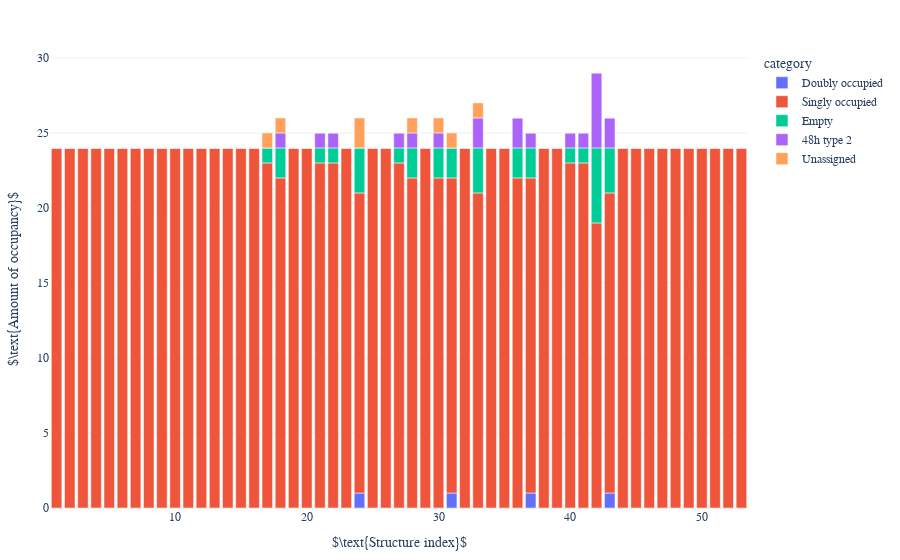
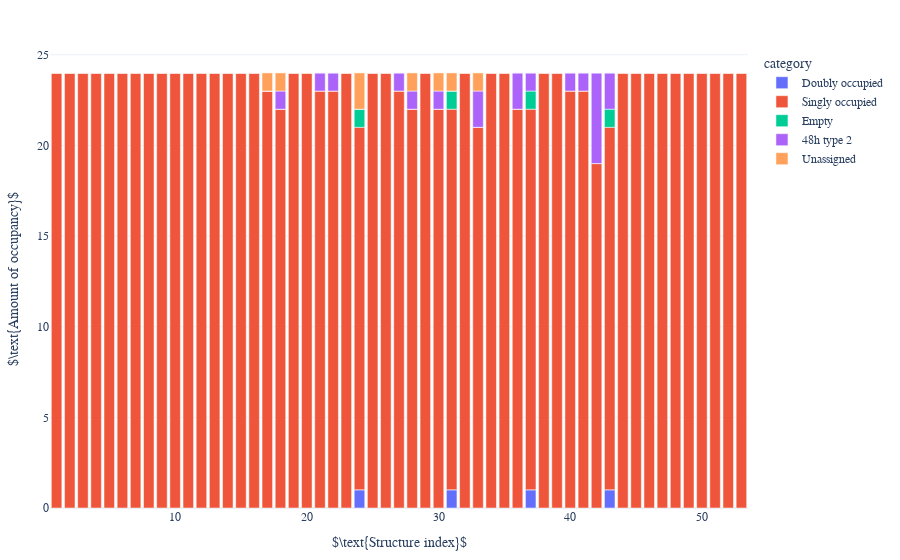
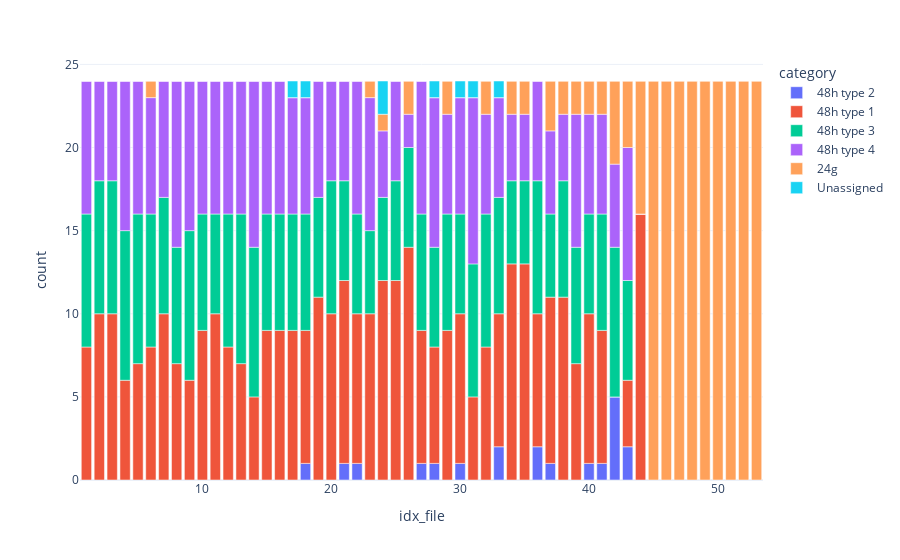
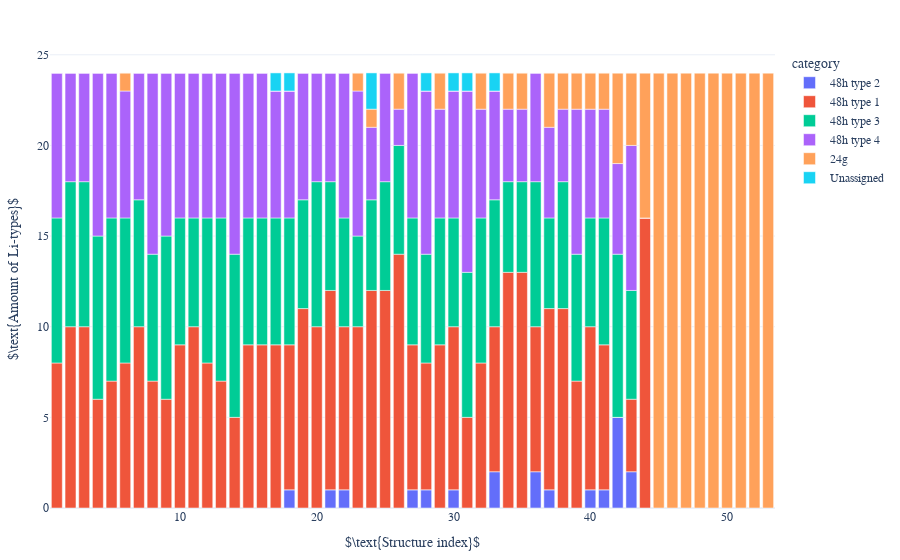

The notebook cell these images were saved under, in order:
### Code cell
if proceed_NEB == "True":
    pass
else:
    dataframe = df_mapping_metainfo_sorted
    sorted = "True"

    move_by_occupancy.get_occupancy(dataframe, coor_ref_structure_48n24_expanded, tuple_cage_metainfo, el = "Li")
    df_occupancy_strict_sorted = movement.plot_occupancy(dataframe, sorted, direc_restructure_destination, litype, activate_shiftby1_idxfile=True, strict_count=True)
    df_occupancy_sorted = movement.plot_occupancy(dataframe, sorted, direc_restructure_destination, litype, activate_shiftby1_idxfile=True, strict_count=False)

    move_by_tuple_cage.get_complete_closest_tuple_cage(dataframe, tuple_cage_metainfo, coor_48htype2_metainfo)
    # weighing_movement(df_mapping_metainfo, litype)
    # df_weighted = tuple_cage.get_df_movement(df_mapping_metainfo, to_plot = 'weight')
    # # Plot.Movement.Distance.plot_distance(df_weighted, max_mapping_radius, Li_idxs="all")
    # Plot.Movement.Distance.plot_distance(df_weighted, max_mapping_radius, activate_shifting_x = False, activate_diameter_line=False, Li_idxs='all')

    labelling.get_amount_type(dataframe, litype, el = "Li")
    df_amount_type_sorted = mapping_labelling.get_df_amount_type(dataframe, litype, el = "Li")
    mapping_labelling.plot_amount_type(df_amount_type_sorted, sorted, direc_restructure_destination, litype, activate_shiftby1_idxfile=True, style = "bar")
    print(df_amount_type_sorted.sum())

### Figure 1 — Plotly figure (JSON) as saved in the notebook; plotly's stock layout.template omitted (floating-point values rounded to 4 significant figures)
{"data": [{"alignmentgroup": "True", "hovertemplate": "category=Doubly occupied<br>idx_file=%{x}<br>count=%{y}<extra></extra>", "legendgroup": "Doubly occupied", "marker": {"color": "#636efa", "pattern": {"shape": ""}}, "name": "Doubly occupied", "offsetgroup": "Doubly occupied", "orientation": "v", "showlegend": true, "textposition": "auto", "type": "bar", "x": [1, 2, 3, 4, 5, 6, 7, 8, 9, 10, 11, 12, 13, 14, 15, 16, 17, 18, 19, 20, 21, 22, 23, 24, 25, 26, 27, 28, 29, 30, 31, 32, 33, 34, 35, 36, 37, 38, 39, 40, 41, 42, 43, 44, 45, 46, 47, 48, 49, 50, 51, 52, 53], "xaxis": "x", "y": [0, 0, 0, 0, 0, 0, 0, 0, 0, 0, 0, 0, 0, 0, 0, 0, 0, 0, 0, 0, 0, 0, 0, 1, 0, 0, 0, 0, 0, 0, 1, 0, 0, 0, 0, 0, 1, 0, 0, 0, 0, 0, 1, 0, 0, 0, 0, 0, 0, 0, 0, 0, 0], "yaxis": "y"}, {"alignmentgroup": "True", "hovertemplate": "category=Singly occupied<br>idx_file=%{x}<br>count=%{y}<extra></extra>", "legendgroup": "Singly occupied", "marker": {"color": "#EF553B", "pattern": {"shape": ""}}, "name": "Singly occupied", "offsetgroup": "Singly occupied", "orientation": "v", "showlegend": true, "textposition": "auto", "type": "bar", "x": [1, 2, 3, 4, 5, 6, 7, 8, 9, 10, 11, 12, 13, 14, 15, 16, 17, 18, 19, 20, 21, 22, 23, 24, 25, 26, 27, 28, 29, 30, 31, 32, 33, 34, 35, 36, 37, 38, 39, 40, 41, 42, 43, 44, 45, 46, 47, 48, 49, 50, 51, 52, 53], "xaxis": "x", "y": [24, 24, 24, 24, 24, 24, 24, 24, 24, 24, 24, 24, 24, 24, 24, 24, 23, 22, 24, 24, 23, 23, 24, 20, 24, 24, 23, 22, 24, 22, 21, 24, 21, 24, 24, 22, 21, 24, 24, 23, 23, 19, 20, 24, 24, 24, 24, 24, 24, 24, 24, 24, 24], "yaxis": "y"}, {"alignmentgroup": "True", "hovertemplate": "category=Empty<br>idx_file=%{x}<br>count=%{y}<extra></extra>", "legendgroup": "Empty", "marker": {"color": "#00cc96", "pattern": {"shape": ""}}, "name": "Empty", "offsetgroup": "Empty", "orientation": "v", "showlegend": true, "textposition": "auto", "type": "bar", "x": [1, 2, 3, 4, 5, 6, 7, 8, 9, 10, 11, 12, 13, 14, 15, 16, 17, 18, 19, 20, 21, 22, 23, 24, 25, 26, 27, 28, 29, 30, 31, 32, 33, 34, 35, 36, 37, 38, 39, 40, 41, 42, 43, 44, 45, 46, 47, 48, 49, 50, 51, 52, 53], "xaxis": "x", "y": [0, 0, 0, 0, 0, 0, 0, 0, 0, 0, 0, 0, 0, 0, 0, 0, 1, 2, 0, 0, 1, 1, 0, 3, 0, 0, 1, 2, 0, 2, 2, 0, 3, 0, 0, 2, 2, 0, 0, 1, 1, 5, 3, 0, 0, 0, 0, 0, 0, 0, 0, 0, 0], "yaxis": "y"}, {"alignmentgroup": "True", "hovertemplate": "category=48h type 2<br>idx_file=%{x}<br>count=%{y}<extra></extra>", "legendgroup": "48h type 2", "marker": {"color": "#ab63fa", "pattern": {"shape": ""}}, "name": "48h type 2", "offsetgroup": "48h type 2", "orientation": "v", "showlegend": true, "textposition": "auto", "type": "bar", "x": [1, 2, 3, 4, 5, 6, 7, 8, 9, 10, 11, 12, 13, 14, 15, 16, 17, 18, 19, 20, 21, 22, 23, 24, 25, 26, 27, 28, 29, 30, 31, 32, 33, 34, 35, 36, 37, 38, 39, 40, 41, 42, 43, 44, 45, 46, 47, 48, 49, 50, 51, 52, 53], "xaxis": "x", "y": [0, 0, 0, 0, 0, 0, 0, 0, 0, 0, 0, 0, 0, 0, 0, 0, 0, 1, 0, 0, 1, 1, 0, 0, 0, 0, 1, 1, 0, 1, 0, 0, 2, 0, 0, 2, 1, 0, 0, 1, 1, 5, 2, 0, 0, 0, 0, 0, 0, 0, 0, 0, 0], "yaxis": "y"}, {"alignmentgroup": "True", "hovertemplate": "category=Unassigned<br>idx_file=%{x}<br>count=%{y}<extra></extra>", "legendgroup": "Unassigned", "marker": {"color": "#FFA15A", "pattern": {"shape": ""}}, "name": "Unassigned", "offsetgroup": "Unassigned", "orientation": "v", "showlegend": true, "textposition": "auto", "type": "bar", "x": [1, 2, 3, 4, 5, 6, 7, 8, 9, 10, 11, 12, 13, 14, 15, 16, 17, 18, 19, 20, 21, 22, 23, 24, 25, 26, 27, 28, 29, 30, 31, 32, 33, 34, 35, 36, 37, 38, 39, 40, 41, 42, 43, 44, 45, 46, 47, 48, 49, 50, 51, 52, 53], "xaxis": "x", "y": [0, 0, 0, 0, 0, 0, 0, 0, 0, 0, 0, 0, 0, 0, 0, 0, 1, 1, 0, 0, 0, 0, 0, 2, 0, 0, 0, 1, 0, 1, 1, 0, 1, 0, 0, 0, 0, 0, 0, 0, 0, 0, 0, 0, 0, 0, 0, 0, 0, 0, 0, 0, 0], "yaxis": "y"}], "layout": {"barmode": "relative", "font": {"family": "serif", "size": 12}, "legend": {"title": {"text": "category"}, "tracegroupgap": 0}, "margin": {"b": 50, "l": 20, "r": 20, "t": 50}, "xaxis": {"anchor": "y", "domain": [0, 1], "title": {"text": "$\\text{Structure index}$"}}, "yaxis": {"anchor": "x", "domain": [0, 1], "title": {"text": "$\\text{Amount of occupancy}$"}}}}

### Figure 2 — Plotly figure (JSON) as saved in the notebook; plotly's stock layout.template omitted (floating-point values rounded to 4 significant figures)
{"data": [{"alignmentgroup": "True", "hovertemplate": "category=Doubly occupied<br>idx_file=%{x}<br>count=%{y}<extra></extra>", "legendgroup": "Doubly occupied", "marker": {"color": "#636efa", "pattern": {"shape": ""}}, "name": "Doubly occupied", "offsetgroup": "Doubly occupied", "orientation": "v", "showlegend": true, "textposition": "auto", "type": "bar", "x": [1, 2, 3, 4, 5, 6, 7, 8, 9, 10, 11, 12, 13, 14, 15, 16, 17, 18, 19, 20, 21, 22, 23, 24, 25, 26, 27, 28, 29, 30, 31, 32, 33, 34, 35, 36, 37, 38, 39, 40, 41, 42, 43, 44, 45, 46, 47, 48, 49, 50, 51, 52, 53], "xaxis": "x", "y": [0, 0, 0, 0, 0, 0, 0, 0, 0, 0, 0, 0, 0, 0, 0, 0, 0, 0, 0, 0, 0, 0, 0, 1, 0, 0, 0, 0, 0, 0, 1, 0, 0, 0, 0, 0, 1, 0, 0, 0, 0, 0, 1, 0, 0, 0, 0, 0, 0, 0, 0, 0, 0], "yaxis": "y"}, {"alignmentgroup": "True", "hovertemplate": "category=Singly occupied<br>idx_file=%{x}<br>count=%{y}<extra></extra>", "legendgroup": "Singly occupied", "marker": {"color": "#EF553B", "pattern": {"shape": ""}}, "name": "Singly occupied", "offsetgroup": "Singly occupied", "orientation": "v", "showlegend": true, "textposition": "auto", "type": "bar", "x": [1, 2, 3, 4, 5, 6, 7, 8, 9, 10, 11, 12, 13, 14, 15, 16, 17, 18, 19, 20, 21, 22, 23, 24, 25, 26, 27, 28, 29, 30, 31, 32, 33, 34, 35, 36, 37, 38, 39, 40, 41, 42, 43, 44, 45, 46, 47, 48, 49, 50, 51, 52, 53], "xaxis": "x", "y": [24, 24, 24, 24, 24, 24, 24, 24, 24, 24, 24, 24, 24, 24, 24, 24, 23, 22, 24, 24, 23, 23, 24, 20, 24, 24, 23, 22, 24, 22, 21, 24, 21, 24, 24, 22, 21, 24, 24, 23, 23, 19, 20, 24, 24, 24, 24, 24, 24, 24, 24, 24, 24], "yaxis": "y"}, {"alignmentgroup": "True", "hovertemplate": "category=Empty<br>idx_file=%{x}<br>count=%{y}<extra></extra>", "legendgroup": "Empty", "marker": {"color": "#00cc96", "pattern": {"shape": ""}}, "name": "Empty", "offsetgroup": "Empty", "orientation": "v", "showlegend": true, "textposition": "auto", "type": "bar", "x": [1, 2, 3, 4, 5, 6, 7, 8, 9, 10, 11, 12, 13, 14, 15, 16, 17, 18, 19, 20, 21, 22, 23, 24, 25, 26, 27, 28, 29, 30, 31, 32, 33, 34, 35, 36, 37, 38, 39, 40, 41, 42, 43, 44, 45, 46, 47, 48, 49, 50, 51, 52, 53], "xaxis": "x", "y": [0, 0, 0, 0, 0, 0, 0, 0, 0, 0, 0, 0, 0, 0, 0, 0, 0, 0, 0, 0, 0, 0, 0, 1, 0, 0, 0, 0, 0, 0, 1, 0, 0, 0, 0, 0, 1, 0, 0, 0, 0, 0, 1, 0, 0, 0, 0, 0, 0, 0, 0, 0, 0], "yaxis": "y"}, {"alignmentgroup": "True", "hovertemplate": "category=48h type 2<br>idx_file=%{x}<br>count=%{y}<extra></extra>", "legendgroup": "48h type 2", "marker": {"color": "#ab63fa", "pattern": {"shape": ""}}, "name": "48h type 2", "offsetgroup": "48h type 2", "orientation": "v", "showlegend": true, "textposition": "auto", "type": "bar", "x": [1, 2, 3, 4, 5, 6, 7, 8, 9, 10, 11, 12, 13, 14, 15, 16, 17, 18, 19, 20, 21, 22, 23, 24, 25, 26, 27, 28, 29, 30, 31, 32, 33, 34, 35, 36, 37, 38, 39, 40, 41, 42, 43, 44, 45, 46, 47, 48, 49, 50, 51, 52, 53], "xaxis": "x", "y": [0, 0, 0, 0, 0, 0, 0, 0, 0, 0, 0, 0, 0, 0, 0, 0, 0, 1, 0, 0, 1, 1, 0, 0, 0, 0, 1, 1, 0, 1, 0, 0, 2, 0, 0, 2, 1, 0, 0, 1, 1, 5, 2, 0, 0, 0, 0, 0, 0, 0, 0, 0, 0], "yaxis": "y"}, {"alignmentgroup": "True", "hovertemplate": "category=Unassigned<br>idx_file=%{x}<br>count=%{y}<extra></extra>", "legendgroup": "Unassigned", "marker": {"color": "#FFA15A", "pattern": {"shape": ""}}, "name": "Unassigned", "offsetgroup": "Unassigned", "orientation": "v", "showlegend": true, "textposition": "auto", "type": "bar", "x": [1, 2, 3, 4, 5, 6, 7, 8, 9, 10, 11, 12, 13, 14, 15, 16, 17, 18, 19, 20, 21, 22, 23, 24, 25, 26, 27, 28, 29, 30, 31, 32, 33, 34, 35, 36, 37, 38, 39, 40, 41, 42, 43, 44, 45, 46, 47, 48, 49, 50, 51, 52, 53], "xaxis": "x", "y": [0, 0, 0, 0, 0, 0, 0, 0, 0, 0, 0, 0, 0, 0, 0, 0, 1, 1, 0, 0, 0, 0, 0, 2, 0, 0, 0, 1, 0, 1, 1, 0, 1, 0, 0, 0, 0, 0, 0, 0, 0, 0, 0, 0, 0, 0, 0, 0, 0, 0, 0, 0, 0], "yaxis": "y"}], "layout": {"barmode": "relative", "font": {"family": "serif", "size": 12}, "legend": {"title": {"text": "category"}, "tracegroupgap": 0}, "margin": {"b": 50, "l": 20, "r": 20, "t": 50}, "xaxis": {"anchor": "y", "domain": [0, 1], "title": {"text": "$\\text{Structure index}$"}}, "yaxis": {"anchor": "x", "domain": [0, 1], "title": {"text": "$\\text{Amount of occupancy}$"}}}}

### Figure 3 — Plotly figure (JSON) as saved in the notebook; plotly's stock layout.template omitted (floating-point values rounded to 4 significant figures)
{"data": [{"alignmentgroup": "True", "hovertemplate": "category=48h type 2<br>idx_file=%{x}<br>count=%{y}<extra></extra>", "legendgroup": "48h type 2", "marker": {"color": "#636efa", "pattern": {"shape": ""}}, "name": "48h type 2", "offsetgroup": "48h type 2", "orientation": "v", "showlegend": true, "textposition": "auto", "type": "bar", "x": [1, 2, 3, 4, 5, 6, 7, 8, 9, 10, 11, 12, 13, 14, 15, 16, 17, 18, 19, 20, 21, 22, 23, 24, 25, 26, 27, 28, 29, 30, 31, 32, 33, 34, 35, 36, 37, 38, 39, 40, 41, 42, 43, 44, 45, 46, 47, 48, 49, 50, 51, 52, 53], "xaxis": "x", "y": [0, 0, 0, 0, 0, 0, 0, 0, 0, 0, 0, 0, 0, 0, 0, 0, 0, 1, 0, 0, 1, 1, 0, 0, 0, 0, 1, 1, 0, 1, 0, 0, 2, 0, 0, 2, 1, 0, 0, 1, 1, 5, 2, 0, 0, 0, 0, 0, 0, 0, 0, 0, 0], "yaxis": "y"}, {"alignmentgroup": "True", "hovertemplate": "category=48h type 1<br>idx_file=%{x}<br>count=%{y}<extra></extra>", "legendgroup": "48h type 1", "marker": {"color": "#EF553B", "pattern": {"shape": ""}}, "name": "48h type 1", "offsetgroup": "48h type 1", "orientation": "v", "showlegend": true, "textposition": "auto", "type": "bar", "x": [1, 2, 3, 4, 5, 6, 7, 8, 9, 10, 11, 12, 13, 14, 15, 16, 17, 18, 19, 20, 21, 22, 23, 24, 25, 26, 27, 28, 29, 30, 31, 32, 33, 34, 35, 36, 37, 38, 39, 40, 41, 42, 43, 44, 45, 46, 47, 48, 49, 50, 51, 52, 53], "xaxis": "x", "y": [8, 10, 10, 6, 7, 8, 10, 7, 6, 9, 10, 8, 7, 5, 9, 9, 9, 8, 11, 10, 11, 9, 10, 12, 12, 14, 8, 7, 9, 9, 5, 8, 8, 13, 13, 8, 10, 11, 7, 9, 8, 0, 4, 16, 0, 0, 0, 0, 0, 0, 0, 0, 0], "yaxis": "y"}, {"alignmentgroup": "True", "hovertemplate": "category=48h type 3<br>idx_file=%{x}<br>count=%{y}<extra></extra>", "legendgroup": "48h type 3", "marker": {"color": "#00cc96", "pattern": {"shape": ""}}, "name": "48h type 3", "offsetgroup": "48h type 3", "orientation": "v", "showlegend": true, "textposition": "auto", "type": "bar", "x": [1, 2, 3, 4, 5, 6, 7, 8, 9, 10, 11, 12, 13, 14, 15, 16, 17, 18, 19, 20, 21, 22, 23, 24, 25, 26, 27, 28, 29, 30, 31, 32, 33, 34, 35, 36, 37, 38, 39, 40, 41, 42, 43, 44, 45, 46, 47, 48, 49, 50, 51, 52, 53], "xaxis": "x", "y": [8, 8, 8, 9, 9, 8, 7, 7, 9, 7, 6, 8, 9, 9, 7, 7, 7, 7, 6, 8, 6, 6, 5, 5, 6, 6, 7, 6, 7, 6, 8, 8, 7, 5, 5, 8, 5, 7, 7, 6, 7, 9, 6, 0, 0, 0, 0, 0, 0, 0, 0, 0, 0], "yaxis": "y"}, {"alignmentgroup": "True", "hovertemplate": "category=48h type 4<br>idx_file=%{x}<br>count=%{y}<extra></extra>", "legendgroup": "48h type 4", "marker": {"color": "#ab63fa", "pattern": {"shape": ""}}, "name": "48h type 4", "offsetgroup": "48h type 4", "orientation": "v", "showlegend": true, "textposition": "auto", "type": "bar", "x": [1, 2, 3, 4, 5, 6, 7, 8, 9, 10, 11, 12, 13, 14, 15, 16, 17, 18, 19, 20, 21, 22, 23, 24, 25, 26, 27, 28, 29, 30, 31, 32, 33, 34, 35, 36, 37, 38, 39, 40, 41, 42, 43, 44, 45, 46, 47, 48, 49, 50, 51, 52, 53], "xaxis": "x", "y": [8, 6, 6, 9, 8, 7, 7, 10, 9, 8, 8, 8, 8, 10, 8, 8, 7, 7, 7, 6, 6, 8, 8, 4, 6, 2, 8, 9, 6, 7, 10, 6, 6, 4, 4, 6, 5, 4, 8, 6, 6, 5, 8, 0, 0, 0, 0, 0, 0, 0, 0, 0, 0], "yaxis": "y"}, {"alignmentgroup": "True", "hovertemplate": "category=24g<br>idx_file=%{x}<br>count=%{y}<extra></extra>", "legendgroup": "24g", "marker": {"color": "#FFA15A", "pattern": {"shape": ""}}, "name": "24g", "offsetgroup": "24g", "orientation": "v", "showlegend": true, "textposition": "auto", "type": "bar", "x": [1, 2, 3, 4, 5, 6, 7, 8, 9, 10, 11, 12, 13, 14, 15, 16, 17, 18, 19, 20, 21, 22, 23, 24, 25, 26, 27, 28, 29, 30, 31, 32, 33, 34, 35, 36, 37, 38, 39, 40, 41, 42, 43, 44, 45, 46, 47, 48, 49, 50, 51, 52, 53], "xaxis": "x", "y": [0, 0, 0, 0, 0, 1, 0, 0, 0, 0, 0, 0, 0, 0, 0, 0, 0, 0, 0, 0, 0, 0, 1, 1, 0, 2, 0, 0, 2, 0, 0, 2, 0, 2, 2, 0, 3, 2, 2, 2, 2, 5, 4, 8, 24, 24, 24, 24, 24, 24, 24, 24, 24], "yaxis": "y"}, {"alignmentgroup": "True", "hovertemplate": "category=Unassigned<br>idx_file=%{x}<br>count=%{y}<extra></extra>", "legendgroup": "Unassigned", "marker": {"color": "#19d3f3", "pattern": {"shape": ""}}, "name": "Unassigned", "offsetgroup": "Unassigned", "orientation": "v", "showlegend": true, "textposition": "auto", "type": "bar", "x": [1, 2, 3, 4, 5, 6, 7, 8, 9, 10, 11, 12, 13, 14, 15, 16, 17, 18, 19, 20, 21, 22, 23, 24, 25, 26, 27, 28, 29, 30, 31, 32, 33, 34, 35, 36, 37, 38, 39, 40, 41, 42, 43, 44, 45, 46, 47, 48, 49, 50, 51, 52, 53], "xaxis": "x", "y": [0, 0, 0, 0, 0, 0, 0, 0, 0, 0, 0, 0, 0, 0, 0, 0, 1, 1, 0, 0, 0, 0, 0, 2, 0, 0, 0, 1, 0, 1, 1, 0, 1, 0, 0, 0, 0, 0, 0, 0, 0, 0, 0, 0, 0, 0, 0, 0, 0, 0, 0, 0, 0], "yaxis": "y"}], "layout": {"barmode": "relative", "legend": {"title": {"text": "category"}, "tracegroupgap": 0}, "margin": {"t": 60}, "xaxis": {"anchor": "y", "domain": [0, 1], "title": {"text": "idx_file"}}, "yaxis": {"anchor": "x", "domain": [0, 1], "title": {"text": "count"}}}}

### Figure 4 — Plotly figure (JSON) as saved in the notebook; plotly's stock layout.template omitted (floating-point values rounded to 4 significant figures)
{"data": [{"alignmentgroup": "True", "hovertemplate": "category=48h type 2<br>idx_file=%{x}<br>count=%{y}<extra></extra>", "legendgroup": "48h type 2", "marker": {"color": "#636efa", "pattern": {"shape": ""}}, "name": "48h type 2", "offsetgroup": "48h type 2", "orientation": "v", "showlegend": true, "textposition": "auto", "type": "bar", "x": [1, 2, 3, 4, 5, 6, 7, 8, 9, 10, 11, 12, 13, 14, 15, 16, 17, 18, 19, 20, 21, 22, 23, 24, 25, 26, 27, 28, 29, 30, 31, 32, 33, 34, 35, 36, 37, 38, 39, 40, 41, 42, 43, 44, 45, 46, 47, 48, 49, 50, 51, 52, 53], "xaxis": "x", "y": [0, 0, 0, 0, 0, 0, 0, 0, 0, 0, 0, 0, 0, 0, 0, 0, 0, 1, 0, 0, 1, 1, 0, 0, 0, 0, 1, 1, 0, 1, 0, 0, 2, 0, 0, 2, 1, 0, 0, 1, 1, 5, 2, 0, 0, 0, 0, 0, 0, 0, 0, 0, 0], "yaxis": "y"}, {"alignmentgroup": "True", "hovertemplate": "category=48h type 1<br>idx_file=%{x}<br>count=%{y}<extra></extra>", "legendgroup": "48h type 1", "marker": {"color": "#EF553B", "pattern": {"shape": ""}}, "name": "48h type 1", "offsetgroup": "48h type 1", "orientation": "v", "showlegend": true, "textposition": "auto", "type": "bar", "x": [1, 2, 3, 4, 5, 6, 7, 8, 9, 10, 11, 12, 13, 14, 15, 16, 17, 18, 19, 20, 21, 22, 23, 24, 25, 26, 27, 28, 29, 30, 31, 32, 33, 34, 35, 36, 37, 38, 39, 40, 41, 42, 43, 44, 45, 46, 47, 48, 49, 50, 51, 52, 53], "xaxis": "x", "y": [8, 10, 10, 6, 7, 8, 10, 7, 6, 9, 10, 8, 7, 5, 9, 9, 9, 8, 11, 10, 11, 9, 10, 12, 12, 14, 8, 7, 9, 9, 5, 8, 8, 13, 13, 8, 10, 11, 7, 9, 8, 0, 4, 16, 0, 0, 0, 0, 0, 0, 0, 0, 0], "yaxis": "y"}, {"alignmentgroup": "True", "hovertemplate": "category=48h type 3<br>idx_file=%{x}<br>count=%{y}<extra></extra>", "legendgroup": "48h type 3", "marker": {"color": "#00cc96", "pattern": {"shape": ""}}, "name": "48h type 3", "offsetgroup": "48h type 3", "orientation": "v", "showlegend": true, "textposition": "auto", "type": "bar", "x": [1, 2, 3, 4, 5, 6, 7, 8, 9, 10, 11, 12, 13, 14, 15, 16, 17, 18, 19, 20, 21, 22, 23, 24, 25, 26, 27, 28, 29, 30, 31, 32, 33, 34, 35, 36, 37, 38, 39, 40, 41, 42, 43, 44, 45, 46, 47, 48, 49, 50, 51, 52, 53], "xaxis": "x", "y": [8, 8, 8, 9, 9, 8, 7, 7, 9, 7, 6, 8, 9, 9, 7, 7, 7, 7, 6, 8, 6, 6, 5, 5, 6, 6, 7, 6, 7, 6, 8, 8, 7, 5, 5, 8, 5, 7, 7, 6, 7, 9, 6, 0, 0, 0, 0, 0, 0, 0, 0, 0, 0], "yaxis": "y"}, {"alignmentgroup": "True", "hovertemplate": "category=48h type 4<br>idx_file=%{x}<br>count=%{y}<extra></extra>", "legendgroup": "48h type 4", "marker": {"color": "#ab63fa", "pattern": {"shape": ""}}, "name": "48h type 4", "offsetgroup": "48h type 4", "orientation": "v", "showlegend": true, "textposition": "auto", "type": "bar", "x": [1, 2, 3, 4, 5, 6, 7, 8, 9, 10, 11, 12, 13, 14, 15, 16, 17, 18, 19, 20, 21, 22, 23, 24, 25, 26, 27, 28, 29, 30, 31, 32, 33, 34, 35, 36, 37, 38, 39, 40, 41, 42, 43, 44, 45, 46, 47, 48, 49, 50, 51, 52, 53], "xaxis": "x", "y": [8, 6, 6, 9, 8, 7, 7, 10, 9, 8, 8, 8, 8, 10, 8, 8, 7, 7, 7, 6, 6, 8, 8, 4, 6, 2, 8, 9, 6, 7, 10, 6, 6, 4, 4, 6, 5, 4, 8, 6, 6, 5, 8, 0, 0, 0, 0, 0, 0, 0, 0, 0, 0], "yaxis": "y"}, {"alignmentgroup": "True", "hovertemplate": "category=24g<br>idx_file=%{x}<br>count=%{y}<extra></extra>", "legendgroup": "24g", "marker": {"color": "#FFA15A", "pattern": {"shape": ""}}, "name": "24g", "offsetgroup": "24g", "orientation": "v", "showlegend": true, "textposition": "auto", "type": "bar", "x": [1, 2, 3, 4, 5, 6, 7, 8, 9, 10, 11, 12, 13, 14, 15, 16, 17, 18, 19, 20, 21, 22, 23, 24, 25, 26, 27, 28, 29, 30, 31, 32, 33, 34, 35, 36, 37, 38, 39, 40, 41, 42, 43, 44, 45, 46, 47, 48, 49, 50, 51, 52, 53], "xaxis": "x", "y": [0, 0, 0, 0, 0, 1, 0, 0, 0, 0, 0, 0, 0, 0, 0, 0, 0, 0, 0, 0, 0, 0, 1, 1, 0, 2, 0, 0, 2, 0, 0, 2, 0, 2, 2, 0, 3, 2, 2, 2, 2, 5, 4, 8, 24, 24, 24, 24, 24, 24, 24, 24, 24], "yaxis": "y"}, {"alignmentgroup": "True", "hovertemplate": "category=Unassigned<br>idx_file=%{x}<br>count=%{y}<extra></extra>", "legendgroup": "Unassigned", "marker": {"color": "#19d3f3", "pattern": {"shape": ""}}, "name": "Unassigned", "offsetgroup": "Unassigned", "orientation": "v", "showlegend": true, "textposition": "auto", "type": "bar", "x": [1, 2, 3, 4, 5, 6, 7, 8, 9, 10, 11, 12, 13, 14, 15, 16, 17, 18, 19, 20, 21, 22, 23, 24, 25, 26, 27, 28, 29, 30, 31, 32, 33, 34, 35, 36, 37, 38, 39, 40, 41, 42, 43, 44, 45, 46, 47, 48, 49, 50, 51, 52, 53], "xaxis": "x", "y": [0, 0, 0, 0, 0, 0, 0, 0, 0, 0, 0, 0, 0, 0, 0, 0, 1, 1, 0, 0, 0, 0, 0, 2, 0, 0, 0, 1, 0, 1, 1, 0, 1, 0, 0, 0, 0, 0, 0, 0, 0, 0, 0, 0, 0, 0, 0, 0, 0, 0, 0, 0, 0], "yaxis": "y"}], "layout": {"barmode": "relative", "font": {"family": "serif", "size": 12}, "legend": {"title": {"text": "category"}, "tracegroupgap": 0}, "margin": {"b": 50, "l": 20, "r": 20, "t": 50}, "xaxis": {"anchor": "y", "domain": [0, 1], "title": {"text": "$\\text{Structure index}$"}}, "yaxis": {"anchor": "x", "domain": [0, 1], "title": {"text": "$\\text{Amount of Li-types}$"}}}}
